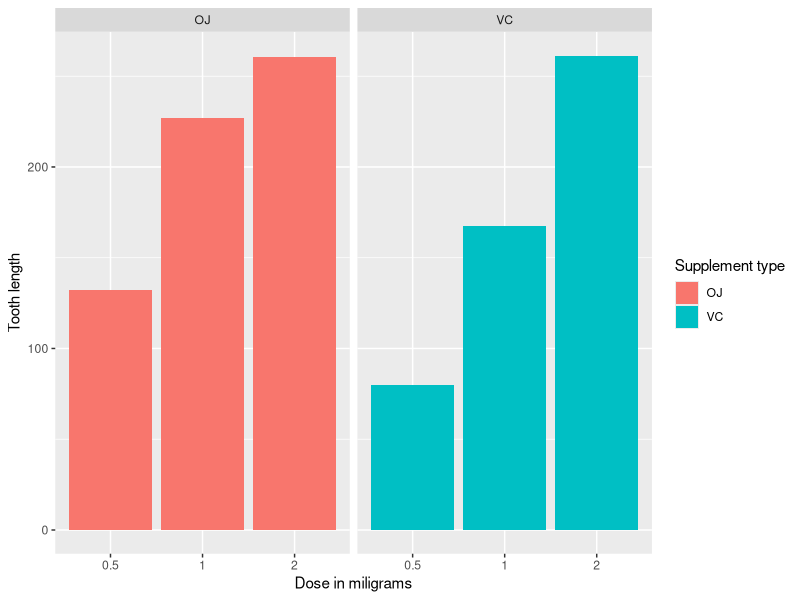
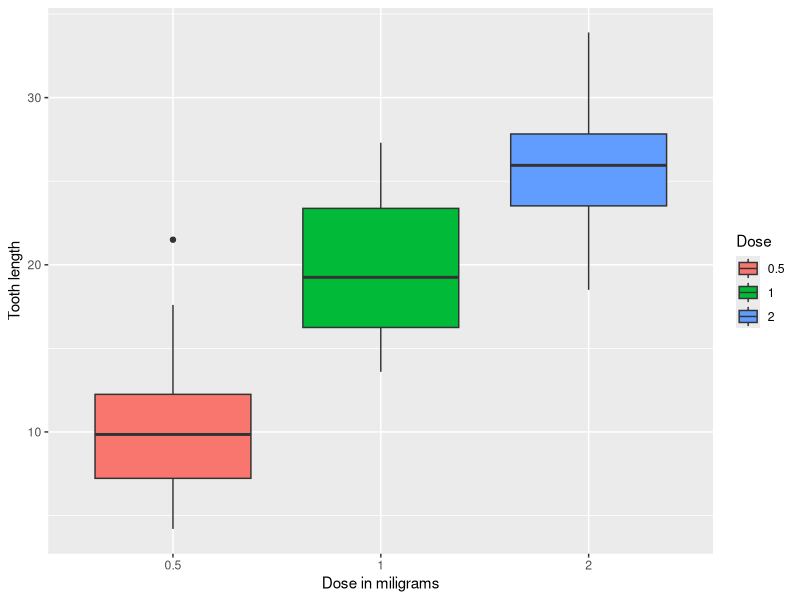
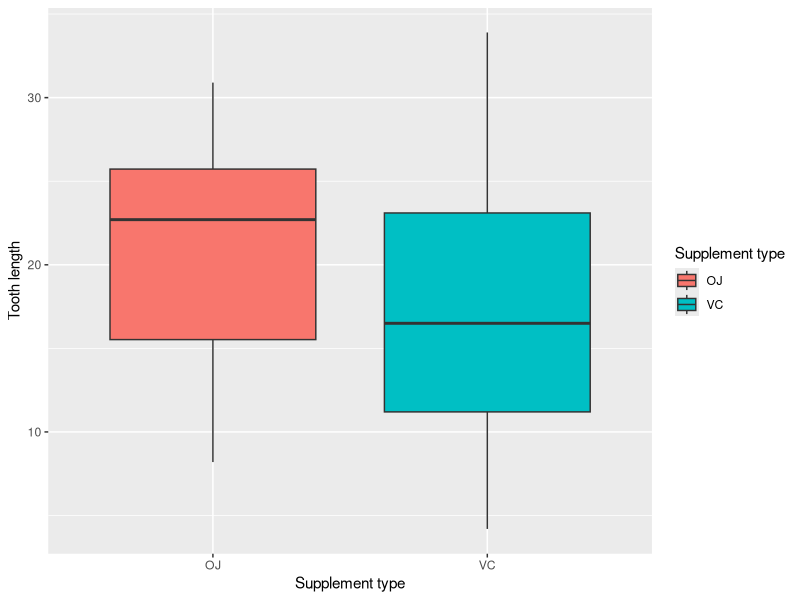

Reproduce these figures in R, in order.
## ---- chunk 1
library(ggplot2)
library(datasets)
x <- ToothGrowth
# convert dose to factor
x$dose <- as.factor(x$dose)

str(x)
## ---- chunk 2
table(x$dose, x$supp)
## ---- chunk 3
ggplot(data=x, aes(x=dose, y=len, fill=supp)) + geom_bar(stat="identity",) + facet_grid(. ~ supp) + xlab("Dose in miligrams") + ylab("Tooth length") + guides(fill=guide_legend(title="Supplement type"))
## ---- chunk 4
ggplot(aes(x=dose, y=len), data=x) + geom_boxplot(aes(fill=dose)) + xlab("Dose in miligrams") + ylab("Tooth length") + guides(fill=guide_legend(title="Dose"))
## ---- chunk 5
ggplot(aes(x=supp, y=len), data=x) + geom_boxplot(aes(fill=supp)) + xlab("Supplement type") + ylab("Tooth length") + guides(fill=guide_legend(title="Supplement type"))
## ---- chunk 6
summary(x)
## ---- chunk 7
t.test(len ~ supp, data = x)
## ---- chunk 8
# three groups as per dose level pairs
x.doses_0.5_1.0 <- subset (x, dose %in% c(0.5, 1.0)) 
x.doses_0.5_2.0 <- subset (x, dose %in% c(0.5, 2.0)) 
x.doses_1.0_2.0 <- subset (x, dose %in% c(1.0, 2.0)) 

# Check for dose levels (0.5, 1.0)
t.test(len ~ dose, data = x.doses_0.5_1.0)
## ---- chunk 9
# Check for dose levels (0.5, 2.0)
t.test(len ~ dose, data = x.doses_0.5_2.0)
## ---- chunk 10
# Check for dose levels (1.0, 2.0)
t.test(len ~ dose, data = x.doses_1.0_2.0)
